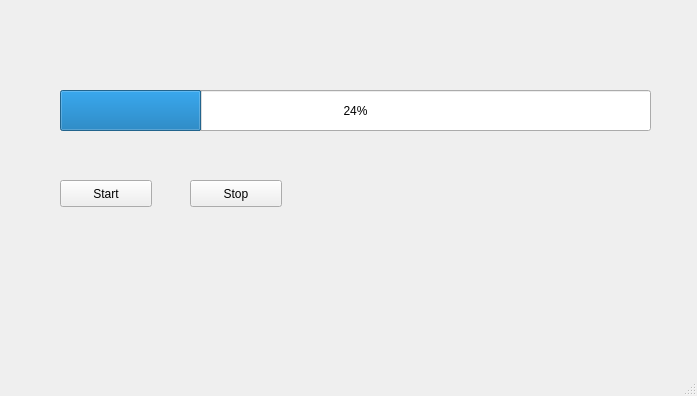
<?xml version="1.0" encoding="UTF-8"?>
<ui version="4.0">
 <class>MainWindow</class>
 <widget class="QMainWindow" name="MainWindow">
  <property name="geometry">
   <rect>
    <x>0</x>
    <y>0</y>
    <width>697</width>
    <height>396</height>
   </rect>
  </property>
  <property name="windowTitle">
   <string>MainWindow</string>
  </property>
  <widget class="QWidget" name="centralwidget">
   <widget class="QProgressBar" name="progressBar">
    <property name="geometry">
     <rect>
      <x>60</x>
      <y>90</y>
      <width>591</width>
      <height>41</height>
     </rect>
    </property>
    <property name="value">
     <number>24</number>
    </property>
   </widget>
   <widget class="QPushButton" name="btnStart">
    <property name="geometry">
     <rect>
      <x>60</x>
      <y>180</y>
      <width>92</width>
      <height>27</height>
     </rect>
    </property>
    <property name="text">
     <string>Start</string>
    </property>
   </widget>
   <widget class="QPushButton" name="btnStop">
    <property name="geometry">
     <rect>
      <x>190</x>
      <y>180</y>
      <width>92</width>
      <height>27</height>
     </rect>
    </property>
    <property name="text">
     <string>Stop</string>
    </property>
   </widget>
  </widget>
  <widget class="QMenuBar" name="menubar">
   <property name="geometry">
    <rect>
     <x>0</x>
     <y>0</y>
     <width>697</width>
     <height>22</height>
    </rect>
   </property>
  </widget>
  <widget class="QStatusBar" name="statusbar"/>
 </widget>
 <resources/>
 <connections/>
</ui>
